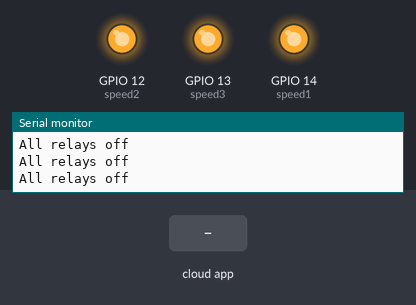
A sketch run on a simulated ESP8266 (NodeMCU). Parts: output pins drawn as LEDs (lit = HIGH), the last lines printed to the serial monitor. The test bench sets the inputs (shaded band). WiFi joins after 1.5 s; servers stay silent unless stated; the Firebase database answers and starts empty.

Above: at 2.7 s.
2.8 s: the phone or cloud app sets speed to 1
At 3.8 s:
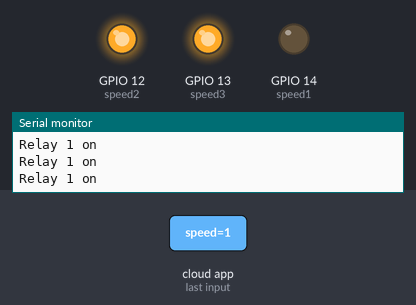
4.3 s: the phone or cloud app sets speed to 2
At 5.0 s:
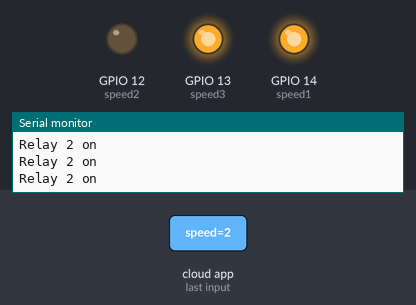
5.8 s: the phone or cloud app sets speed to 3
At 6.3 s:
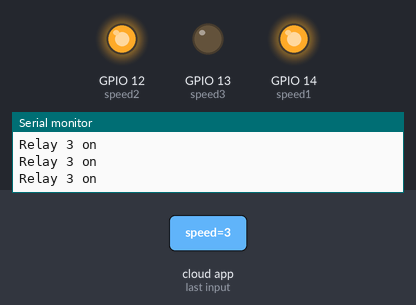
7.3 s: the phone or cloud app sets speed to 0
At 8.7 s:
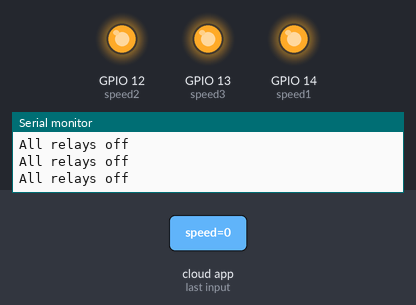
Timing chart, 0 to 9.8 s (numbered marks = the images above; inputs shaded):
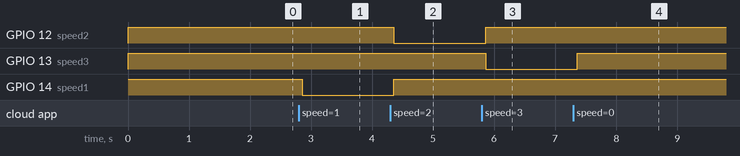

Measured:
- after the input at 2.8 s, GPIO 14 (speed1): HIGH → LOW after 0.06 s
- after the input at 4.3 s, GPIO 12 (speed2): HIGH → LOW after 0.06 s; GPIO 14 (speed1): LOW → HIGH after 0.06 s
- after the input at 5.8 s, GPIO 12 (speed2): LOW → HIGH after 0.06 s; GPIO 13 (speed3): HIGH → LOW after 0.06 s
- after the input at 7.3 s, GPIO 13 (speed3): LOW → HIGH after 0.06 s

The sketch:

FirebaseDemo_ESP8266.ino
```cpp
#include <ESP8266WiFi.h>
#include <FirebaseArduino.h>

// Define GPIO pins directly
const int speed1 = 14; // D5 on NodeMCU
const int speed2 = 12; // D6 on NodeMCU
const int speed3 = 13; // D7 on NodeMCU

#define FIREBASE_HOST "fan-regulation-c667a-default-rtdb.firebaseio.com"
#define FIREBASE_AUTH "PbWQhm0C1gsXsoEFyV8LdlaBN6DtzxQ63LyECMtO"
#define WIFI_SSID "tracker1"
#define WIFI_PASSWORD "123456789"

void setup() {
  Serial.begin(115200);
  pinMode(speed1, OUTPUT);
  pinMode(speed2, OUTPUT);
  pinMode(speed3, OUTPUT);

  // Ensure all relays are off initially
  digitalWrite(speed1, HIGH);
  digitalWrite(speed2, HIGH);
  digitalWrite(speed3, HIGH);

  // Connect to WiFi
  WiFi.begin(WIFI_SSID, WIFI_PASSWORD);
  Serial.print("Connecting to WiFi");
  while (WiFi.status() != WL_CONNECTED) {
    Serial.print(".");
    delay(500);
  }
  Serial.println();
  Serial.print("Connected to WiFi, IP address: ");
  Serial.println(WiFi.localIP());

  // Initialize Firebase connection
  Firebase.begin(FIREBASE_HOST, FIREBASE_AUTH);
}

void loop() {
  int cond = Firebase.getInt("speed");
  if (Firebase.failed()) {
    Serial.println("Failed to get value from Firebase");
    return;
  }

  switch (cond) {
    case 1:
      digitalWrite(speed1, LOW);
      digitalWrite(speed2, HIGH);
      digitalWrite(speed3, HIGH);
      Serial.println("Relay 1 on");
      break;
    case 2:
      digitalWrite(speed1, HIGH);
      digitalWrite(speed2, LOW);
      digitalWrite(speed3, HIGH);
      Serial.println("Relay 2 on");
      break;
    case 3:
      digitalWrite(speed1, HIGH);
      digitalWrite(speed2, HIGH);
      digitalWrite(speed3, LOW);
      Serial.println("Relay 3 on");
      break;
    case 0:
      digitalWrite(speed1, HIGH);
      digitalWrite(speed2, HIGH);
      digitalWrite(speed3, HIGH);
      Serial.println("All relays off");
      break;
    default:
      Serial.println("Invalid value received from Firebase");
      break;
  }
}
```
